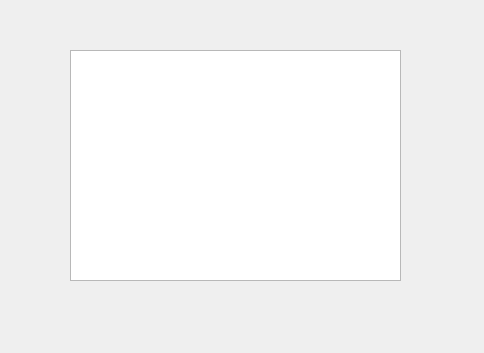
<?xml version="1.0" encoding="UTF-8"?>
<ui version="4.0">
 <class>thisDialog</class>
 <widget class="QDialog" name="thisDialog">
  <property name="geometry">
   <rect>
    <x>0</x>
    <y>0</y>
    <width>484</width>
    <height>353</height>
   </rect>
  </property>
  <property name="windowTitle">
   <string>Dialog</string>
  </property>
  <widget class="QPlainTextEdit" name="plainTextEdit">
   <property name="geometry">
    <rect>
     <x>70</x>
     <y>50</y>
     <width>331</width>
     <height>231</height>
    </rect>
   </property>
  </widget>
 </widget>
 <resources/>
 <connections/>
</ui>
